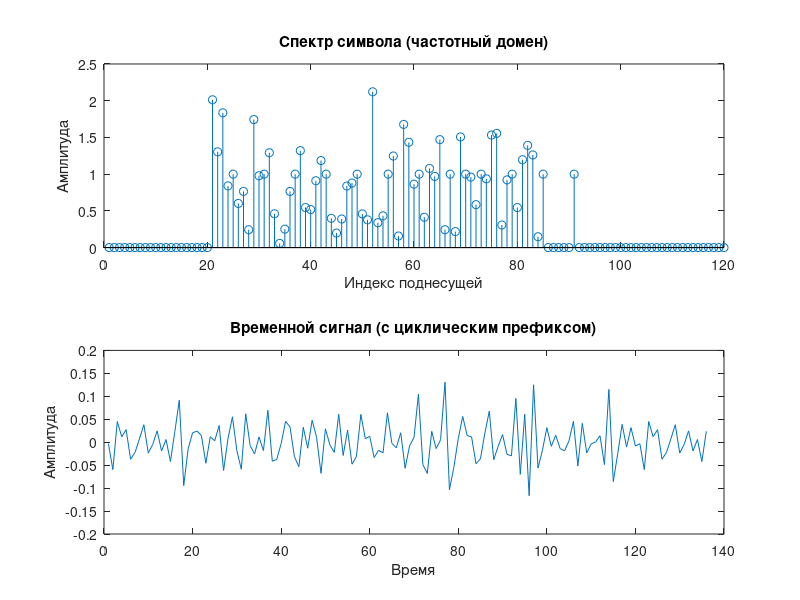

The MATLAB script that drew this image:
N_info = 64;             % Количество информационных поднесущих
N_pilot = 16;            % Количество опорных поднесущих
N_zero = 20;             % Количество нулевых поднесущих с каждой стороны
Delta_RS = 6;            % Шаг размещения опорных поднесущих
C = 1/4;                 % Параметр для вычисления защитного интервала
T_cp = 16;               % Размер циклического префикса

% Общее количество поднесущих
N_total = N_info + N_pilot + 2 * N_zero;

info_symbols = (randn(N_info, 1) + 1j*randn(N_info, 1)) / sqrt(2);
pilot_signal = repmat(0.707 + 1j*0.707, N_pilot, 1);

% Расчет индексов
pilot_indices = 1:Delta_RS:N_total;
pilot_indices = pilot_indices(1:N_pilot);  % Обрезаем до N_pilot

% Канальный мультиплексор: распределение поднесущих
freq_domain = zeros(N_total, 1);   % Инициализация спектра
freq_domain(N_zero+1:N_zero+N_info) = info_symbols;  % Информационные поднесущие
freq_domain(pilot_indices) = pilot_signal;  % Опорные поднесущие

% Добавление нулевых поднесущих слева и справа
N_zeros = round(C * (N_info + N_pilot));  % Количество нулевых поднесущих
freq_domain(1:N_zeros) = 0;
freq_domain(end-N_zeros+1:end) = 0;

% Обратное дискретное преобразование Фурье (ОДПФ)
time_domain = ifft(freq_domain);  % Преобразование в временную область

% Добавление циклического префикса
cyclic_prefix = time_domain(end-T_cp+1:end);  % Копирование конца в начало
time_domain_with_cp = [cyclic_prefix; time_domain];  % Объединение

% Визуализация спектра
figure;
subplot(2, 1, 1);
stem(abs(freq_domain));
title('Спектр символа (частотный домен)');
xlabel('Индекс поднесущей');
ylabel('Амплитуда');

% Визуализация временного сигнала
subplot(2, 1, 2);
plot(real(time_domain_with_cp));
title('Временной сигнал (с циклическим префиксом)');
xlabel('Время');
ylabel('Амплитуда');
